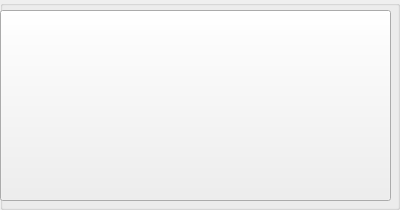
                              <widget class="QGroupBox" name="groupBox_menu5">
                               <property name="sizePolicy">
                                <sizepolicy hsizetype="Preferred" vsizetype="Minimum">
                                 <horstretch>0</horstretch>
                                 <verstretch>0</verstretch>
                                </sizepolicy>
                               </property>
                               <property name="minimumSize">
                                <size>
                                 <width>0</width>
                                 <height>200</height>
                                </size>
                               </property>
                               <property name="title">
                                <string/>
                               </property>
                               <widget class="QPushButton" name="pushButton_51">
                                <property name="geometry">
                                 <rect>
                                  <x>0</x>
                                  <y>10</y>
                                  <width>391</width>
                                  <height>191</height>
                                 </rect>
                                </property>
                                <property name="text">
                                 <string/>
                                </property>
                               </widget>
                               <widget class="QLabel" name="label_mid5">
                                <property name="geometry">
                                 <rect>
                                  <x>8</x>
                                  <y>102</y>
                                  <width>231</width>
                                  <height>30</height>
                                 </rect>
                                </property>
                                <property name="font">
                                 <font>
                                  <pointsize>7</pointsize>
                                 </font>
                                </property>
                                <property name="text">
                                 <string>TextLabel</string>
                                </property>
                               </widget>
                               <widget class="QLabel" name="label_top5">
                                <property name="geometry">
                                 <rect>
                                  <x>8</x>
                                  <y>72</y>
                                  <width>231</width>
                                  <height>30</height>
                                 </rect>
                                </property>
                                <property name="font">
                                 <font>
                                  <pointsize>8</pointsize>
                                 </font>
                                </property>
                                <property name="text">
                                 <string>TextLabel</string>
                                </property>
                               </widget>
                               <widget class="QLabel" name="label_bot5">
                                <property name="geometry">
                                 <rect>
                                  <x>8</x>
                                  <y>122</y>
                                  <width>231</width>
                                  <height>30</height>
                                 </rect>
                                </property>
                                <property name="font">
                                 <font>
                                  <pointsize>7</pointsize>
                                 </font>
                                </property>
                                <property name="text">
                                 <string>TextLabel</string>
                                </property>
                               </widget>
                               <widget class="QLabel" name="label_menu5">
                                <property name="geometry">
                                 <rect>
                                  <x>248</x>
                                  <y>12</y>
                                  <width>131</width>
                                  <height>181</height>
                                 </rect>
                                </property>
                                <property name="text">
                                 <string>TextLabel</string>
                                </property>
                               </widget>
                               <zorder>label_mid5</zorder>
                               <zorder>label_top5</zorder>
                               <zorder>label_bot5</zorder>
                               <zorder>label_menu5</zorder>
                               <zorder>pushButton_51</zorder>
                              </widget>
